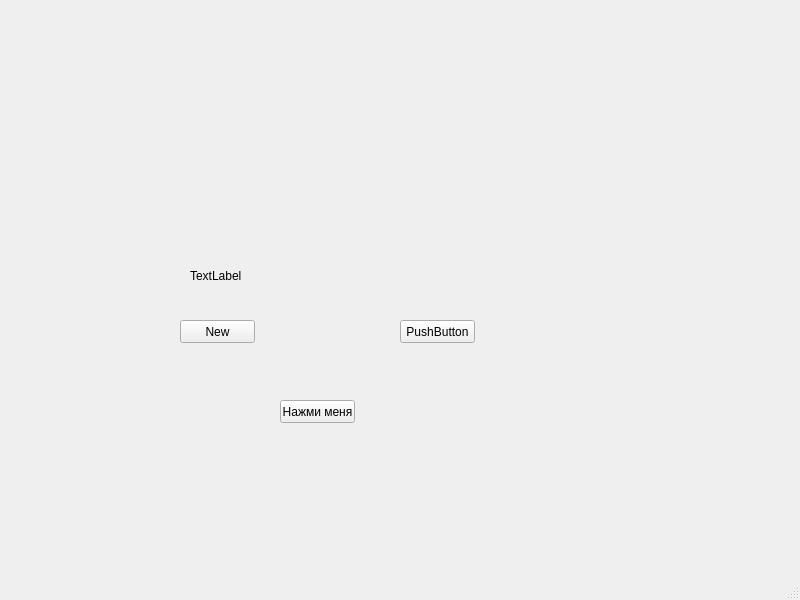
<?xml version="1.0" encoding="UTF-8"?>
<ui version="4.0">
 <class>MainWindow</class>
 <widget class="QMainWindow" name="MainWindow">
  <property name="geometry">
   <rect>
    <x>0</x>
    <y>0</y>
    <width>800</width>
    <height>600</height>
   </rect>
  </property>
  <property name="windowTitle">
   <string>MainWindow</string>
  </property>
  <widget class="QWidget" name="centralwidget">
   <widget class="QPushButton" name="pushButton">
    <property name="geometry">
     <rect>
      <x>280</x>
      <y>400</y>
      <width>75</width>
      <height>23</height>
     </rect>
    </property>
    <property name="text">
     <string>Нажми меня</string>
    </property>
   </widget>
   <widget class="QLabel" name="label">
    <property name="geometry">
     <rect>
      <x>190</x>
      <y>240</y>
      <width>261</width>
      <height>71</height>
     </rect>
    </property>
    <property name="text">
     <string>TextLabel</string>
    </property>
   </widget>
   <widget class="QPushButton" name="pushButton_2">
    <property name="geometry">
     <rect>
      <x>400</x>
      <y>320</y>
      <width>75</width>
      <height>23</height>
     </rect>
    </property>
    <property name="text">
     <string>PushButton</string>
    </property>
   </widget>
   <widget class="QPushButton" name="pushButton_3">
    <property name="geometry">
     <rect>
      <x>180</x>
      <y>320</y>
      <width>75</width>
      <height>23</height>
     </rect>
    </property>
    <property name="text">
     <string>New</string>
    </property>
   </widget>
  </widget>
  <widget class="QMenuBar" name="menubar">
   <property name="geometry">
    <rect>
     <x>0</x>
     <y>0</y>
     <width>800</width>
     <height>21</height>
    </rect>
   </property>
  </widget>
  <widget class="QStatusBar" name="statusbar"/>
 </widget>
 <resources/>
 <connections/>
</ui>
